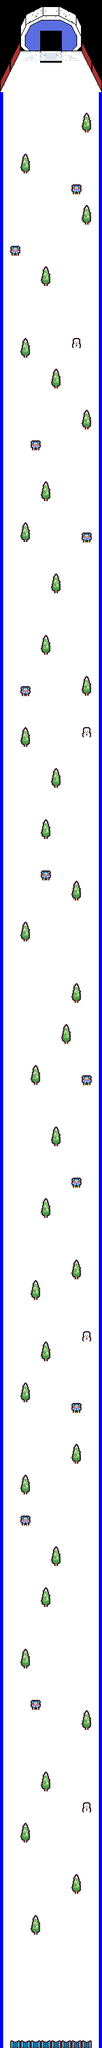

Tiled map render using the project's own tile images. Description and the map definition, with tile-layer contents summarised, below:
An orthogonal 10x200 tile map with 16x16 px tiles, 2 tile layers (fondo, objetosInmobiles), 5 tilesets and 51 objects.

<map version="1.10" tiledversion="1.11.1" orientation="orthogonal" renderorder="right-down" width="10" height="200" tilewidth="16" tileheight="16" infinite="0" nextlayerid="4" nextobjectid="58">
 <tileset firstgid="1" source="Character_and_objects.tsx" />
 <tileset firstgid="649" source="tilemap_packed.tsx" />
 <tileset firstgid="781" source="snow_green.tsx" />
 <tileset firstgid="797" source="snow_blue.tsx" />
 <tileset firstgid="813" source="snow_black.tsx" />
 <layer id="1" name="fondo" width="10" height="200">
  <data>[2000 cells, 2000 non-empty, 93 distinct tile ids]</data>
 </layer>
 <layer id="2" name="objetosInmobiles" width="10" height="200">
  <data>[2000 cells, 506 non-empty, 12 distinct tile ids]</data>
 </layer>
 <objectgroup id="3" name="Capa de Objetos 1">
  <object id="2" x="128" y="176" width="16.1818" height="31.8182" />
  <object id="3" x="32" y="240.182" width="16.1818" height="31.8182" />
  <object id="6" x="128.182" y="319.636" width="16.1818" height="31.8182" />
  <object id="7" x="63.8182" y="416" width="16.1818" height="31.8182" />
  <object id="8" x="31.8182" y="528" width="16.1818" height="31.8182" />
  <object id="9" x="79.4545" y="576.364" width="16.1818" height="31.8182" />
  <object id="10" x="128.364" y="639.818" width="16.1818" height="31.8182" />
  <object id="11" x="64" y="751.455" width="16.1818" height="31.8182" />
  <object id="12" x="31.8182" y="815.636" width="16.1818" height="31.8182" />
  <object id="13" x="79.4545" y="896" width="16.1818" height="31.8182" />
  <object id="14" x="63.6364" y="992.182" width="16.1818" height="31.8182" />
  <object id="15" x="128" y="1055.64" width="16.1818" height="31.8182" />
  <object id="16" x="31.8182" y="1135.64" width="16.1818" height="31.8182" />
  <object id="17" x="80" y="1200" width="16.1818" height="31.8182" />
  <object id="18" x="63.6364" y="1280" width="16.1818" height="31.8182" />
  <object id="19" x="111.636" y="1376.36" width="16.1818" height="31.8182" />
  <object id="20" x="31.6364" y="1439.45" width="16.1818" height="31.8182" />
  <object id="21" x="112.182" y="1535.45" width="16.1818" height="31.8182" />
  <object id="22" x="95.4545" y="1600" width="16.1818" height="31.8182" />
  <object id="23" x="47.8182" y="1663.82" width="16.1818" height="31.8182" />
  <object id="24" x="80.1818" y="1760" width="16.1818" height="31.8182" />
  <object id="25" x="63.2727" y="1872.18" width="16.1818" height="31.8182" />
  <object id="26" x="112" y="1967.82" width="16.1818" height="31.8182" />
  <object id="27" x="48" y="1999.82" width="16.1818" height="31.8182" />
  <object id="28" x="64.1818" y="2096" width="16.1818" height="31.8182" />
  <object id="29" x="31.8182" y="2160.18" width="16.1818" height="31.8182" />
  <object id="30" x="111.636" y="2255.82" width="16.1818" height="31.8182" />
  <object id="31" x="31.2727" y="2304" width="16.1818" height="31.8182" />
  <object id="32" x="79.4545" y="2415.27" width="16.1818" height="31.8182" />
  <object id="33" x="63.6364" y="2479.64" width="16.1818" height="31.8182" />
  <object id="34" x="32" y="2575.45" width="16.1818" height="31.8182" />
  <object id="35" x="127.455" y="2671.45" width="16.1818" height="31.8182" />
  <object id="36" x="63.6364" y="2768" width="16.1818" height="31.8182" />
  <object id="37" x="31.4545" y="2848" width="16.1818" height="31.8182" />
  <object id="38" x="111.273" y="2928.18" width="16.1818" height="31.8182" />
  <object id="39" x="47.8182" y="2991.45" width="16.1818" height="31.8182" />
  <object id="41" x="112" y="528.125" width="15.875" height="15.75" />
  <object id="42" x="127.625" y="1136.5" width="15.875" height="15.75" />
  <object id="43" x="127.375" y="2080.25" width="15.875" height="15.75" />
  <object id="44" x="127.875" y="2815.75" width="15.875" height="15.75" />
  <object id="46" x="112.125" y="288.25" width="16" height="15.625" />
  <object id="47" x="15.7917" y="384.583" width="16" height="15.625" />
  <object id="48" x="47.125" y="688.25" width="16" height="15.625" />
  <object id="49" x="127.125" y="832.25" width="16" height="15.625" />
  <object id="50" x="31.4583" y="1071.58" width="16" height="15.625" />
  <object id="51" x="64.125" y="1359.92" width="16" height="15.625" />
  <object id="52" x="128.125" y="1679.92" width="16" height="15.625" />
  <object id="53" x="112.125" y="1839.92" width="16" height="15.625" />
  <object id="54" x="112.125" y="2192.58" width="16" height="15.625" />
  <object id="55" x="31.4583" y="2367.25" width="16" height="15.625" />
  <object id="56" x="47.7917" y="2656.58" width="16" height="15.625" />
 </objectgroup>
</map>
